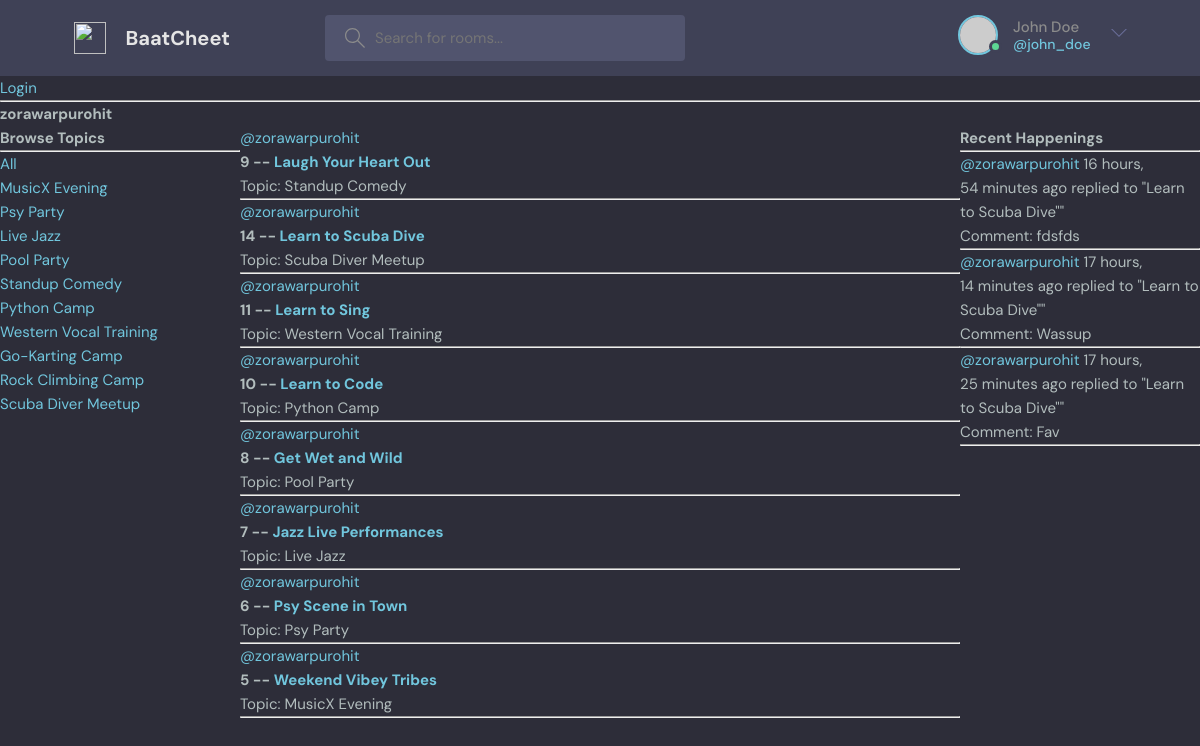
The page /profile/1 on the database as committed earlier.
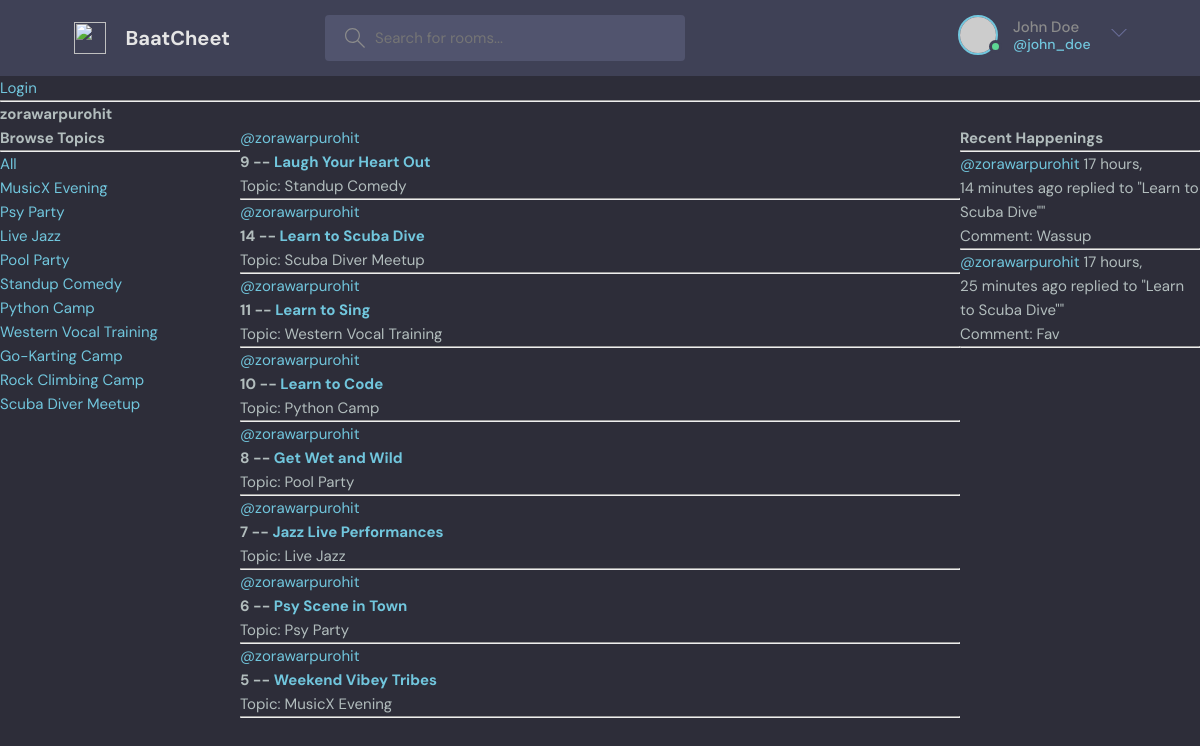
The same page on the database as committed later.
### base/models.py (models this page shows, shortened)
class Topic(models.Model):
    name = models.CharField(max_length=200)

class Room(models.Model):
    host = models.ForeignKey(User, on_delete=models.SET_NULL, null=True)
    topic = models.ForeignKey(Topic, on_delete=models.SET_NULL, null=True)
    name = models.CharField(max_length=200)
    description = models.TextField(null=True, blank=True)
    participants = models.ManyToManyField(User, related_name='participants', blank = True)
    updated = models.DateTimeField(auto_now=True)
    created = models.DateTimeField(auto_now_add=True)
    class Meta:
        ordering = ['-updated', '-created']
    def __str__(self):
        return self.name

class Message(models.Model):
    user = models.ForeignKey(User, on_delete=models.CASCADE)
    room = models.ForeignKey(Room, on_delete=models.CASCADE)
    body = models.TextField()
    updated = models.DateTimeField(auto_now=True)
    created = models.DateTimeField(auto_now_add=True)
    class Meta:
        ordering = ['-updated', '-created']
    def __str__(self):
        return self.body[0:50]

### base/views.py (the view)
# urls.py: path('profile/<str:id>', views.userProfile, name="userprofile"),
def userProfile(request, id):
    user = User.objects.get(id=id)
    rooms = user.room_set.all()
    room_messages = user.message_set.all()
    topics = Topic.objects.all()
    profile_data = {'user': user, 'rooms': rooms, 'room_messages': room_messages, 'topics':topics}
    return render(request, 'base/profile.html', profile_data)

### base/templates/base/profile.html (shortened to what this page needs)
{% extends 'main.html' %}
{% block content %}
<h1>{{user.username}}</h1>
<div class="profile-container">
    <div>
        {% include 'base/topics_component.html' %}
    </div>
    <div>
        {% include 'base/feed_component.html' %}
    </div>
    <div>
        {% include 'base/activity_component.html' %}
    </div>
</div>
{% endblock %}

### base/templates/base/topics_component.html
<h3>Browse Topics</h3>
<hr>
<div>
  <a href="{% url 'home' %}">All</a>
</div>
{% for topic in topics %}
<div>
  <a href="{% url 'home' %}?q={{topic.name}}">{{topic.name}}</a>
</div>
{% endfor %}

### base/templates/base/feed_component.html (shortened to what this page needs)
<div>
    {% for room in rooms %}
      <div>
        <a href="{% url 'userprofile' room.host.id %}">@{{room.host.username}}</a>
        <h4>{{room.id}} -- <a href="{% url 'room' room.id %}">{{room.name}}</a></h4>
        <small>Topic: {{room.topic.name}}</small>
        <hr>
      </div>
    {% endfor %}
  </div>

### base/templates/base/activity_component.html (shortened to what this page needs)
<h3>Recent Happenings</h3>
<hr>
{% for message in room_messages %}
  <div>
    <small><a href=" {% url 'userprofile' message.user.id %}">@{{message.user}}</a> {{message.created | timesince }}</small>
    <small>ago replied to "{{message.room}}"" </small>
    <p>Comment: {{message}}</p>
    <hr>
  </div>
{% endfor %}

Rows that differ between the two databases and show on the page:
removed Message: user "zorawarpurohit", created "16 hours, 54 minutes", room "Learn to Scuba Dive", body "fdsfds"
